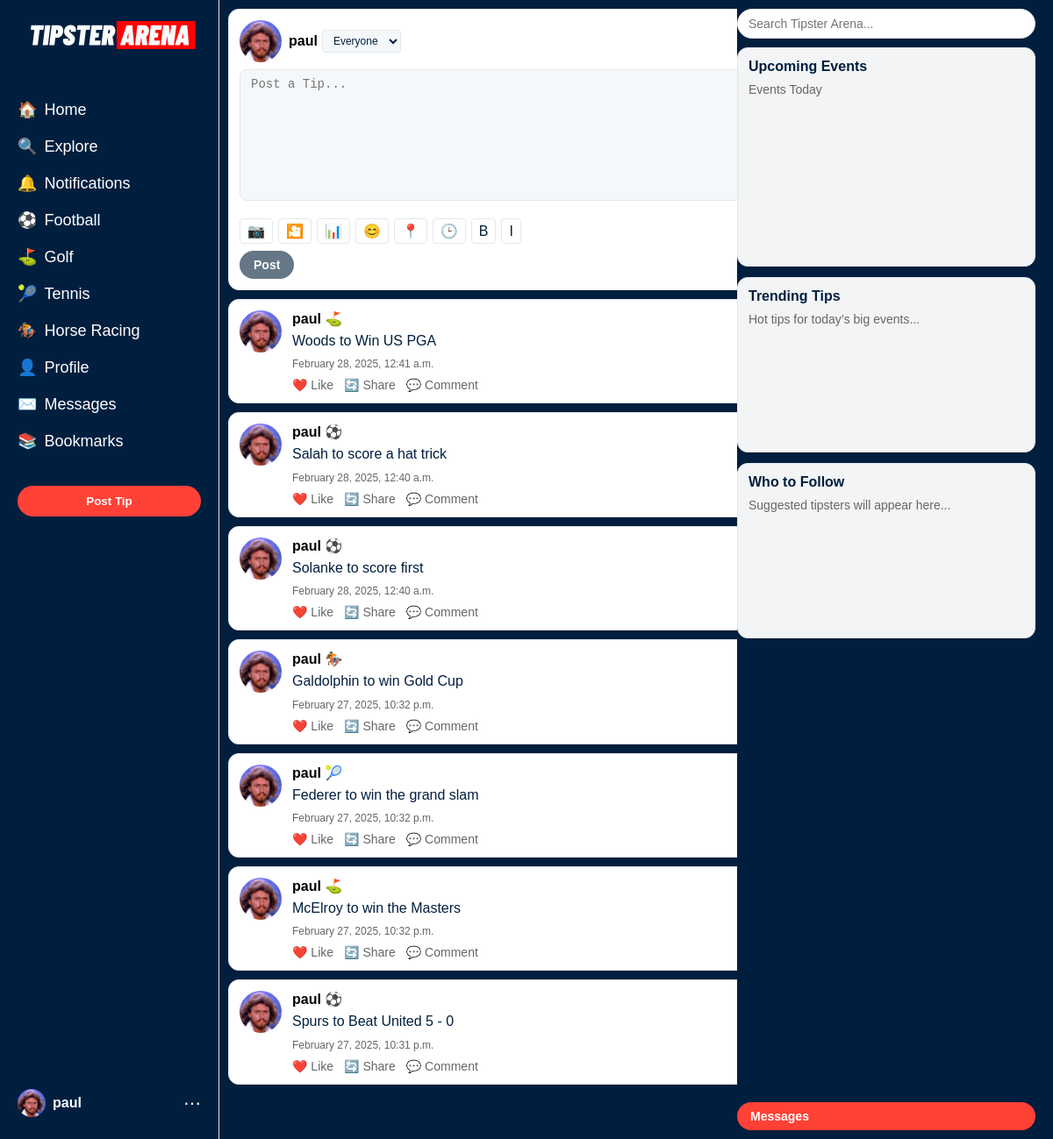
The app's page /home/ (signed in) with its own data.
### core/models.py (models this page shows, shortened)
class UserProfile(models.Model):
    user = models.OneToOneField(User, on_delete=models.CASCADE)
    avatar = models.ImageField(upload_to='avatars/', blank=True, null=True)
    banner = models.ImageField(upload_to='banners/', blank=True, null=True)
    description = models.TextField(blank=True)
    location = models.CharField(max_length=255, blank=True)
    date_of_birth = models.DateField(blank=True, null=True)

class Tip(models.Model):
    user = models.ForeignKey(User, on_delete=models.CASCADE)
    sport = models.CharField(max_length=20, choices=[
        ('football', 'Football'),
        ('golf', 'Golf'),
        ('tennis', 'Tennis'),
        ('horse_racing', 'Horse Racing'),
    ])
    text = models.TextField()
    created_at = models.DateTimeField(auto_now_add=True)

### core/views.py (the view)
# urls.py: path('home/', views.home, name='home'),
@login_required  # Require users to log in to see the home page
def home(request):
    tips = Tip.objects.all().order_by('-created_at')[:20]  # Latest 20 tips
    return render(request, 'core/home.html', {'tips': tips})

### templates/core/home.html (shortened to what this page needs)
{% extends 'core/base.html' %}
{% load static %}
{% block content %}
    <div class="post-box">
        <div class="post-user">
            {% if request.user.is_authenticated and request.user.userprofile.avatar %}
                <img src="{{ request.user.userprofile.avatar.url }}" alt="User Avatar" class="post-avatar">
            {% else %}
                <img src="{% static 'images/default-avatar.png' %}" alt="User Avatar" class="post-avatar" onerror="this.style.display='none'">
            {% endif %}
            <div class="post-username-container">
                <span class="post-username">{{ request.user.username|default:"Guest" }}</span>
                <select class="post-audience">
                    <option value="everyone">Everyone</option>
                </select>
            </div>
        </div>
        <textarea placeholder="Post a Tip..." class="post-input"></textarea>
        <div class="post-actions">
            <button class="post-action-btn">📷</button>
            <button class="post-action-btn">🎦</button>
            <button class="post-action-btn">📊</button>
            <button class="post-action-btn">😊</button>
            <button class="post-action-btn">📍</button>
            <button class="post-action-btn">🕒</button>
            <button class="post-action-btn">B</button>
            <button class="post-action-btn">I</button>
        </div>
        <button class="post-submit">Post</button>
    </div>
    <div class="tip-feed">
        {% for tip in tips %}
        <div class="tip">
            {% if tip.user.userprofile.avatar %}
                <img src="{{ tip.user.userprofile.avatar.url }}" alt="{{ tip.user.username }} Avatar" class="tip-avatar">
            {% else %}
                <img src="{% static 'images/default-avatar.png' %}" alt="{{ tip.user.username }} Avatar" class="tip-avatar" onerror="this.style.display='none'">
            {% endif %}
            <div class="tip-content">
                <strong>{{ tip.user.username }}</strong>
                {% if tip.sport == 'football' %}⚽{% endif %}
                {% if tip.sport == 'golf' %}⛳{% endif %}
                {% if tip.sport == 'tennis' %}🎾{% endif %}
                {% if tip.sport == 'horse_racing' %}🏇{% endif %}
                <p>{{ tip.text }}</p>
                <small>{{ tip.created_at|date:"F j, Y, g:i a" }}</small>
                <div class="tip-actions">
                    <a href="#" class="tip-action">❤️ Like</a>
                    <a href="#" class="tip-action">🔄 Share</a>
                    <a href="#" class="tip-action">💬 Comment</a>
                </div>
            </div>
        </div>
        {% empty %}
            <p>No tips yet. Be the first to post!</p>
        {% endfor %}
    </div>
{% endblock %}

### templates/core/base.html (shortened to what this page needs)
<!DOCTYPE html>
<html lang="en">
<head>
    {% load static %}
    <link rel="stylesheet" href="{% static 'css/styles.css' %}">
</head>
<body>
    <nav class="navbar">
        <div class="nav-brand">
            <img src="{% static 'images/tipster-arena-logo.png' %}" alt="Tipster Arena Logo" class="nav-brand-logo">
        </div>
        <ul class="nav-menu">
            <li><a href="{% url 'home' %}"><span class="nav-icon">🏠</span> Home</a></li>
            <li><a href="{% url 'explore' %}"><span class="nav-icon">🔍</span> Explore</a></li>
            <li><a href="{% url 'notifications' %}"><span class="nav-icon">🔔</span> Notifications</a></li>
            <li><a href="{% url 'sport' 'football' %}"><span class="nav-icon">⚽</span> Football</a></li>
            <li><a href="{% url 'sport' 'golf' %}"><span class="nav-icon">⛳</span> Golf</a></li>
            <li><a href="{% url 'sport' 'tennis' %}"><span class="nav-icon">🎾</span> Tennis</a></li>
            <li><a href="{% url 'sport' 'horse_racing' %}"><span class="nav-icon">🏇</span> Horse Racing</a></li>
            <li><a href="{% url 'profile' request.user.username|default:'guest' %}"><span class="nav-icon">👤</span> Profile</a></li>
            <li><a href="{% url 'messages' %}"><span class="nav-icon">✉️</span> Messages</a></li>
            <li><a href="{% url 'bookmarks' %}"><span class="nav-icon">📚</span> Bookmarks</a></li>
        </ul>
        <div class="nav-post">
            <button class="post-btn" data-toggle="post-modal">Post Tip</button>
        </div>
        <div class="nav-user">
            <div class="nav-user-content">
                {% if request.user.is_authenticated and request.user.userprofile.avatar %}
                    <img src="{{ request.user.userprofile.avatar.url }}" alt="User Avatar" class="nav-avatar">
                {% else %}
                    <img src="{% static 'images/default-avatar.png' %}" alt="User Avatar" class="nav-avatar" onerror="this.style.display='none'">
                {% endif %}
                <span class="nav-username">{{ request.user.username|default:"Guest" }}</span>
                <span class="nav-menu-icon">⋯</span>
            </div>
        </div>
    </nav>
    <div class="main-container">
        <main class="content">
            {% block content %}{% endblock %}
        </main>
        <aside class="sidebar">
            <input type="text" placeholder="Search Tipster Arena..." class="search-input">
            <div class="sidebar-scrollable">
                {% block upcoming_events %}
                <div class="sidebar-card trending-card">
                    <h3>Upcoming Events</h3>
                    <p>Events Today</p>
                </div>
                {% endblock %}
                {% block trending_tips %}
                <div class="sidebar-card">
                    <h3>Trending Tips</h3>
                    <p>Hot tips for today’s big events...</p>
                </div>
                {% endblock %}
                <div class="sidebar-card">
                    <h3>Who to Follow</h3>
                    <p>Suggested tipsters will appear here...</p>
                </div>
            </div>
            <a href="{% url 'messages' %}" class="messages-carrot">Messages</a>
        </aside>
    </div>
    <link rel="stylesheet" href="https://cdnjs.cloudflare.com/ajax/libs/font-awesome/6.0.0-beta3/css/all.min.css">
</body>
</html>

### records on screen
Tip: user.userprofile.avatar (picture), user.username "paul", text "Woods to Win US PGA", created_at "February 28, 2025, 12:41 a.m."
Tip: user.userprofile.avatar (picture), user.username "paul", text "Salah to score a hat trick", created_at "February 28, 2025, 12:40 a.m."
Tip: user.userprofile.avatar (picture), user.username "paul", text "Solanke to score first", created_at "February 28, 2025, 12:40 a.m."
Tip: user.userprofile.avatar (picture), user.username "paul", text "Galdolphin to win Gold Cup", created_at "February 27, 2025, 10:32 p.m."
Tip: user.userprofile.avatar (picture), user.username "paul", text "Federer to win the grand slam", created_at "February 27, 2025, 10:32 p.m."
Tip: user.userprofile.avatar (picture), user.username "paul", text "McElroy to win the Masters", created_at "February 27, 2025, 10:32 p.m."
Tip: user.userprofile.avatar (picture), user.username "paul", text "Spurs to Beat United 5 - 0", created_at "February 27, 2025, 10:31 p.m."

### other values on screen
{{ request.user.username|default:"Guest" }} "paul"
